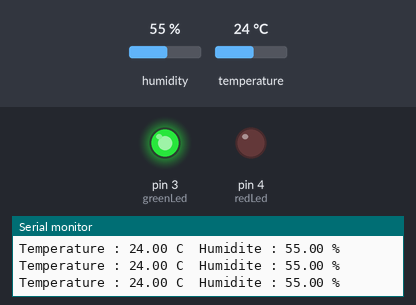
A sketch run on a simulated Arduino Uno, built with avr-gcc and run on an emulated ATmega328P. Shown: output pins drawn as LEDs (lit = HIGH), the last lines printed to the serial monitor. The test bench sets the inputs (shaded band); at power-on: temperature 24 °C, humidity 55 %.

Above: at 3.8 s.
3.9 s: temperature set to 21 °C
7.8 s: temperature set to 18 °C
At 9.6 s:
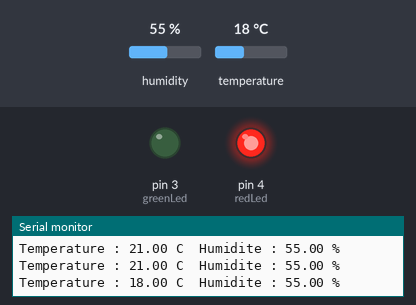
11.7 s: temperature set to 28 °C
At 12.8 s:
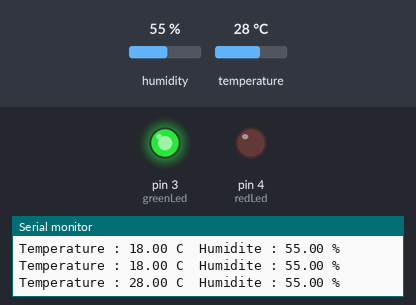
15.6 s: temperature set to 12 °C
At 19.2 s:
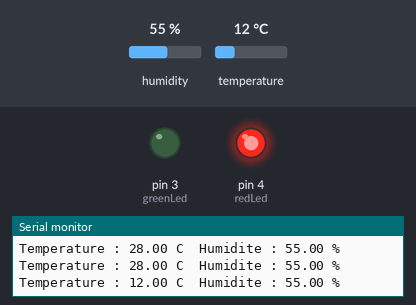
Timing chart, 0 to 20.6 s (numbered marks = the images above; inputs shaded):
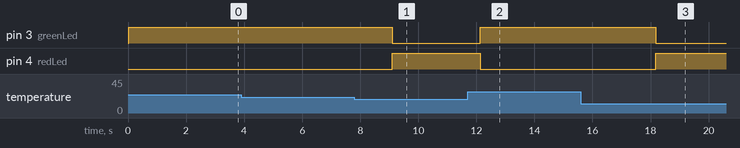

The sketch:

weather_station.ino
```cpp
// Petite station meteo avec DHT11.
// Led verte = temperature correcte, led rouge = trop chaud ou trop froid.

#include <DHT.h>

#define DHTPIN 2
#define DHTTYPE DHT11

DHT dht(DHTPIN, DHTTYPE);
const int greenLed = 3;
const int redLed = 4;

void setup()
{
  dht.begin();
  pinMode(greenLed, OUTPUT);
  pinMode(redLed, OUTPUT);
  Serial.begin(9600);
}

void loop()
{
  float temp = dht.readTemperature();
  float humidity = dht.readHumidity();

  if (isnan(temp) || isnan(humidity))
  {
    Serial.println("Erreur DHT11");
    delay(1500);
    return;
  }

  Serial.print("Temperature : ");
  Serial.print(temp);
  Serial.print(" C  Humidite : ");
  Serial.print(humidity);
  Serial.println(" %");

  if (temp < 20 || temp > 28)
  {
    digitalWrite(redLed, HIGH);
    digitalWrite(greenLed, LOW);
  }
  else
  {
    digitalWrite(redLed, LOW);
    digitalWrite(greenLed, HIGH);
  }

  delay(1500);
}
```

Measured:
- the behaviour switches between 20 and 19 °C on temperature (found by bisection; images 0 and 1)
- after the input at 7.8 s, pin 3 (greenLed): HIGH → LOW after 1.3 s; pin 4 (redLed): LOW → HIGH after 1.3 s
- after the input at 11.7 s, pin 3 (greenLed): LOW → HIGH after 0.43 s; pin 4 (redLed): HIGH → LOW after 0.43 s
- after the input at 15.6 s, pin 3 (greenLed): HIGH → LOW after 2.6 s; pin 4 (redLed): LOW → HIGH after 2.6 s
